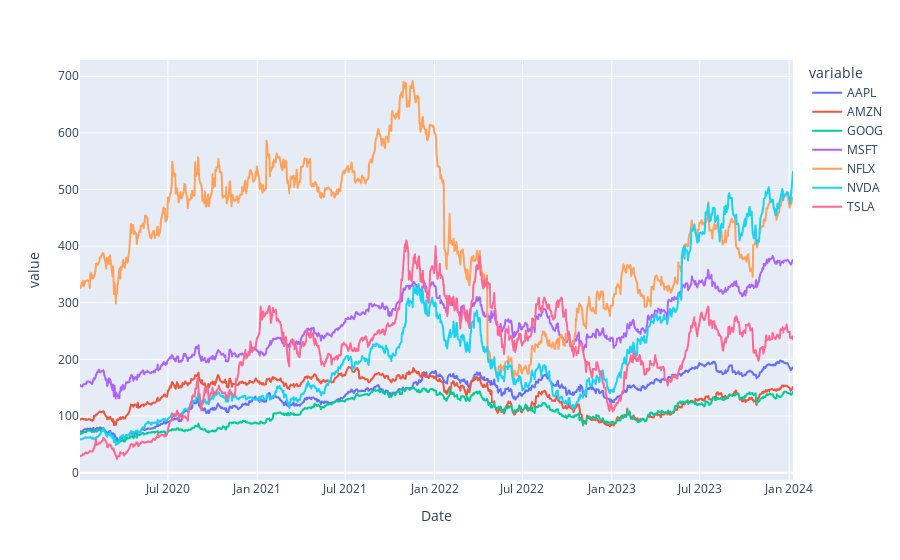

The cell this chart's notebook holds for it:
### Markdown cell above
## B. 시각화

### Code cell
df.loc[:,'Adj Close'].plot.line(backend='plotly')

### Figure 1 — Plotly figure (JSON) as saved in the notebook; plotly's stock layout.template omitted (floating-point values rounded to 4 significant figures; data arrays with more than 128 entries replaced by an {"elided": "..."} marker saying what was removed)
{"data": [{"hovertemplate": "variable=AAPL<br>Date=%{x}<br>value=%{y}<extra></extra>", "legendgroup": "AAPL", "line": {"color": "#636efa", "dash": "solid"}, "marker": {"symbol": "circle"}, "mode": "lines", "name": "AAPL", "showlegend": true, "type": "scattergl", "x": {"elided": "1012 str values"}, "xaxis": "x", "y": {"elided": "1012 float values"}, "yaxis": "y"}, {"hovertemplate": "variable=AMZN<br>Date=%{x}<br>value=%{y}<extra></extra>", "legendgroup": "AMZN", "line": {"color": "#EF553B", "dash": "solid"}, "marker": {"symbol": "circle"}, "mode": "lines", "name": "AMZN", "showlegend": true, "type": "scattergl", "x": {"elided": "1012 str values"}, "xaxis": "x", "y": {"elided": "1012 float values"}, "yaxis": "y"}, {"hovertemplate": "variable=GOOG<br>Date=%{x}<br>value=%{y}<extra></extra>", "legendgroup": "GOOG", "line": {"color": "#00cc96", "dash": "solid"}, "marker": {"symbol": "circle"}, "mode": "lines", "name": "GOOG", "showlegend": true, "type": "scattergl", "x": {"elided": "1012 str values"}, "xaxis": "x", "y": {"elided": "1012 float values"}, "yaxis": "y"}, {"hovertemplate": "variable=MSFT<br>Date=%{x}<br>value=%{y}<extra></extra>", "legendgroup": "MSFT", "line": {"color": "#ab63fa", "dash": "solid"}, "marker": {"symbol": "circle"}, "mode": "lines", "name": "MSFT", "showlegend": true, "type": "scattergl", "x": {"elided": "1012 str values"}, "xaxis": "x", "y": {"elided": "1012 float values"}, "yaxis": "y"}, {"hovertemplate": "variable=NFLX<br>Date=%{x}<br>value=%{y}<extra></extra>", "legendgroup": "NFLX", "line": {"color": "#FFA15A", "dash": "solid"}, "marker": {"symbol": "circle"}, "mode": "lines", "name": "NFLX", "showlegend": true, "type": "scattergl", "x": {"elided": "1012 str values"}, "xaxis": "x", "y": {"elided": "1012 float values"}, "yaxis": "y"}, {"hovertemplate": "variable=NVDA<br>Date=%{x}<br>value=%{y}<extra></extra>", "legendgroup": "NVDA", "line": {"color": "#19d3f3", "dash": "solid"}, "marker": {"symbol": "circle"}, "mode": "lines", "name": "NVDA", "showlegend": true, "type": "scattergl", "x": {"elided": "1012 str values"}, "xaxis": "x", "y": {"elided": "1012 float values"}, "yaxis": "y"}, {"hovertemplate": "variable=TSLA<br>Date=%{x}<br>value=%{y}<extra></extra>", "legendgroup": "TSLA", "line": {"color": "#FF6692", "dash": "solid"}, "marker": {"symbol": "circle"}, "mode": "lines", "name": "TSLA", "showlegend": true, "type": "scattergl", "x": {"elided": "1012 str values"}, "xaxis": "x", "y": {"elided": "1012 float values"}, "yaxis": "y"}], "layout": {"autosize": true, "legend": {"title": {"text": "variable"}, "tracegroupgap": 0}, "margin": {"t": 60}, "xaxis": {"anchor": "y", "autorange": true, "domain": [0, 1], "range": ["2020-01-02", "2024-01-09"], "title": {"text": "Date"}, "type": "date"}, "yaxis": {"anchor": "x", "autorange": true, "domain": [0, 1], "range": [-13.01, 728.8], "title": {"text": "value"}, "type": "linear"}}}
